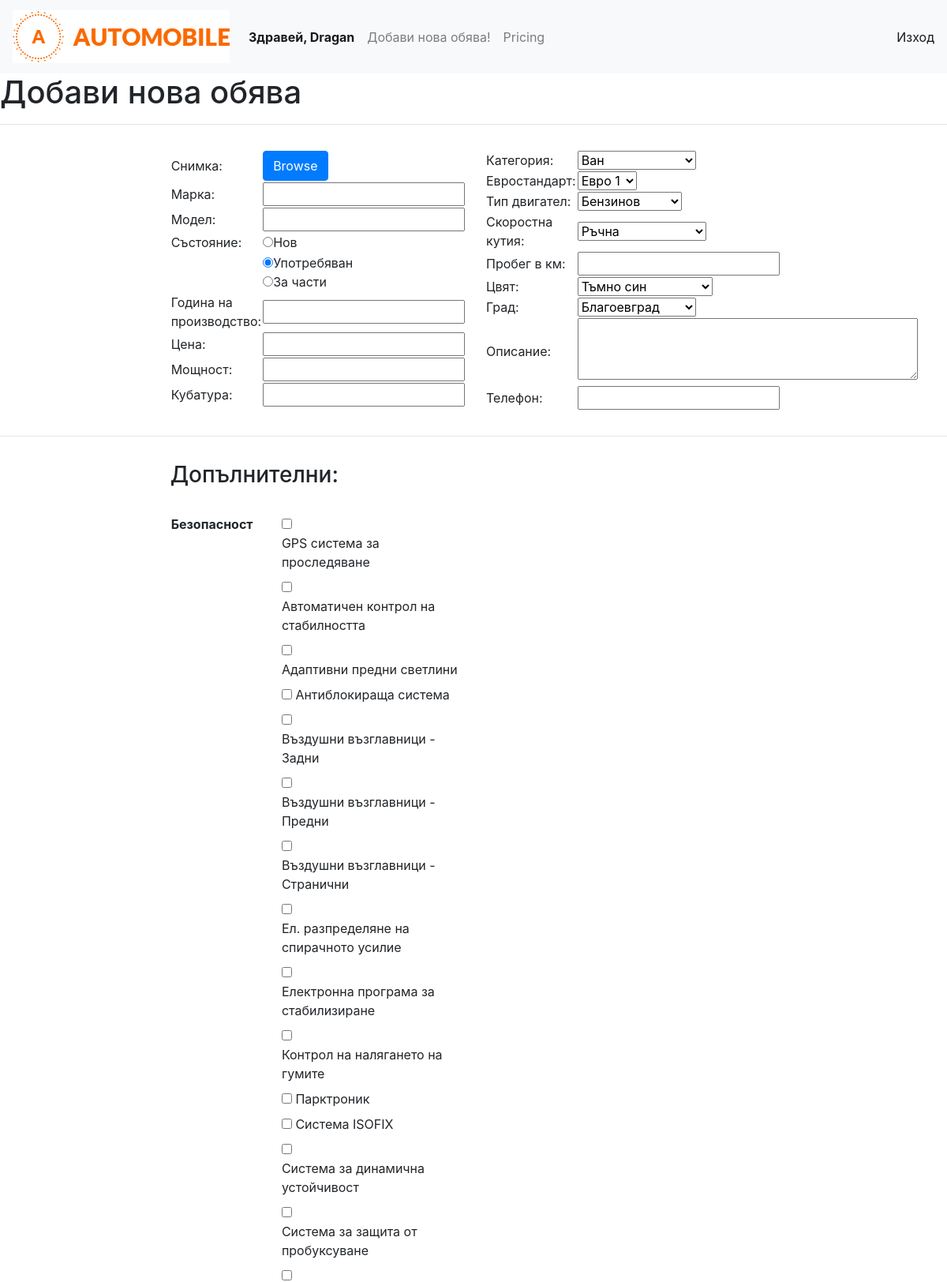
/add-car.php (signed in, upper part), run on the app's committed database.
### tables this page shows
CREATE TABLE IF NOT EXISTS `extra_types` (
  `id` int(11) NOT NULL AUTO_INCREMENT,
  `extra_type` varchar(50) NOT NULL,
  PRIMARY KEY (`id`)
);

CREATE TABLE IF NOT EXISTS `extras` (
  `id` int(11) NOT NULL AUTO_INCREMENT,
  `extra` varchar(128) NOT NULL,
  `type_id` int(11) NOT NULL,
  PRIMARY KEY (`id`)
);

### add-car.php (called while the page is built, shortened)
<?php
include_once('views/header.logged.view.php');
include_once ('views/add-car.view.php');

### Repository.php (called while the page is built, shortened)
<?php
class Repository
{
    public static function getAll(PDO $db, $table, $columns = ['*'], $orderBy = 'id'){
        $columns = implode(', ', $columns);
        $stmt = $db->query("SELECT {$columns} FROM {$table} ORDER BY {$orderBy}");
        $result = [];
        while($row = $stmt->fetchObject()){
            $result[] = $row;
        }
        return $result;
    }
    public static function getSome(PDO $db, $table, $condition, $value, $columns = ['*']){
        $columns = implode(', ', $columns);
        $stmt = $db->query("SELECT {$columns} FROM {$table} WHERE {$condition}={$value}");
        $result = [];
        while ($row = $stmt->fetchObject()){
            $result[] = $row;
        }
        return $result;
    }
}

### views/add-car.view.php (the view, shortened to what this page needs)
<h1>Добави нова обява</h1>
<hr>
<form method="POST" enctype='multipart/form-data'>
    <div class="modal-body row">
        <div class="col-md-2"></div>
        <div class="col-md-4">
            <table>
                <tr>
                    <td>Снимка:</td>
                    <td>
                        <span class="btn btn-primary btn-file">
                            <input type="file" name="fileToUpload" />Browse
                        </span>
                    </td>
                </tr>
                <tr>
                    <td>Марка:</td>
                    <td><input type="text" name="brand" /></td>
                </tr>
                <tr>
                    <td>Модел:</td>
                    <td><input type="text" name="model" /></td>
                </tr>
                <tr>
                    <td>Състояние:</td>
                    <td>
                        <input type="radio" name="state" value="new_car" />Нов<br />
                    </td>
                </tr>
                <tr>
                    <td></td>
                    <td><input type="radio" name="state" value="used_car" checked />Употребяван<br />
                        <input type="radio" name="state" value="for_parts" />За части<br />
                    </td>
                </tr>
                <tr>
                    <td>Година на производство:</td>
                    <td><input type="text" name="release_year" /></td>
                </tr>
                <tr>
                    <td>Цена:</td>
                    <td><input type="text" name="price" /></td>
                </tr>
                <tr>
                    <td>Мощност:</td>
                    <td><input type="text" name="power" /></td>
                </tr>
                <tr>
                    <td>Кубатура:</td>
                    <td><input type="text" name="engine_volume" /></td>
                </tr>
            </table>
        </div>
        <div class="col-md-4">
            <table>
                <tr>
                    <td>Категория:</td>
                    <td>
                        <?= HTMLBuilder::getAllOptions($db, 'categories', 'name') ?>
                    </td>
                </tr>
                <tr>
                    <td>Евростандарт:</td>
                    <td>
                        <?= HTMLBuilder::getAllOptions($db, 'eurostandarts', 'name') ?>
                    </td>
                </tr>
                <tr>
                    <td>Тип двигател:</td>
                    <td>
                        <?= HTMLBuilder::getAllOptions($db, 'engines', 'type') ?>
                    </td>
                </tr>
                <tr>
                    <td>Скоростна кутия:</td>
                    <td>
                        <?= HTMLBuilder::getAllOptions($db, 'gears', 'type') ?>
                    </td>
                </tr>
                <tr>
                    <td>Пробег в км:</td>
                    <td>
                        <input type="text" name="mileage" />
                    </td>
                </tr>
                <tr>
                    <td>Цвят:</td>
                    <td>
                        <?= HTMLBuilder::getAllOptions($db, 'colors', 'color') ?>
                    </td>
                </tr>
                <tr>
                    <td>Град:</td>
                    <td>
                        <?= HTMLBuilder::getAllOptions($db, 'towns', 'town') ?>
                    </td>
                </tr>
                <tr>
                    <td>Описание:</td>
                    <td>
                        <textarea name="textarea" id="" cols="40" rows="3"></textarea>
                    </td>
                </tr>
                <tr>
                    <td>Телефон:</td>
                    <td>
                        <input type="text" name="phone">
                    </td>
                </tr>
            </table>
        </div>
    </div>
    <hr>
    <div class="modal-body row">
        <div class="col-md-2"></div>
        <div class="col-md-4">
            <table>
                <h3>Допълнителни:</h3><br />
                <?php $extra_types = Repository::getAll($db, 'extra_types');
                foreach ($extra_types as $extra_type) : ?>
                    <tr>
                        <td valign="top">
                            <p><strong><?= $extra_type->extra_type ?></strong></p>
                        </td>
                        <td>
                            <?php $extras = Repository::getSome($db, 'extras', 'type_id', $extra_type->id) ?>
                            <?php foreach ($extras as $extra): ?>
                                <input type="checkbox" name="<?= $extra->id ?>" id="<?= $extra->id ?>" value="<?= $extra->id ?>">
                                    <label for="<?= $extra->id ?>"><?= $extra->extra ?></label><br />
                            <?php endforeach; ?>
                                <br>
                            <?php endforeach; ?>
                        </td>
                    </tr>
            </table>
        </div>
    </div>
</form>
<?php include_once ('footer.view.php'); ?>

### css/logged.css (style rules this page uses)
.btn-file { position: relative; overflow: hidden; }

### data on the page
extra_types: extra_type "Безопасност"
extras: extra "GPS система за проследяване"
extras: extra "Автоматичен контрол на стабилността"
extras: extra "Адаптивни предни светлини"
extras: extra "Антиблокираща система"
extras: extra "Въздушни възглавници - Задни"
extras: extra "Въздушни възглавници - Предни"
extras: extra "Въздушни възглавници - Странични"
extras: extra "Ел. разпределяне на спирачното усилие"
extras: extra "Електронна програма за стабилизиране"
extras: extra "Контрол на налягането на гумите"
extras: extra "Парктроник"
extras: extra "Система ISOFIX"
extras: extra "Система за динамична устойчивост"
extras: extra "Система за защита от пробуксуване"

### other printed values
$_SESSION['first_name'] "Dragan"
form field categories "Ван"
form field eurostandarts "Евро 1"
form field engines "Бензинов"
form field gears "Ръчна"
form field colors "Тъмно син"
form field towns "Благоевград"
